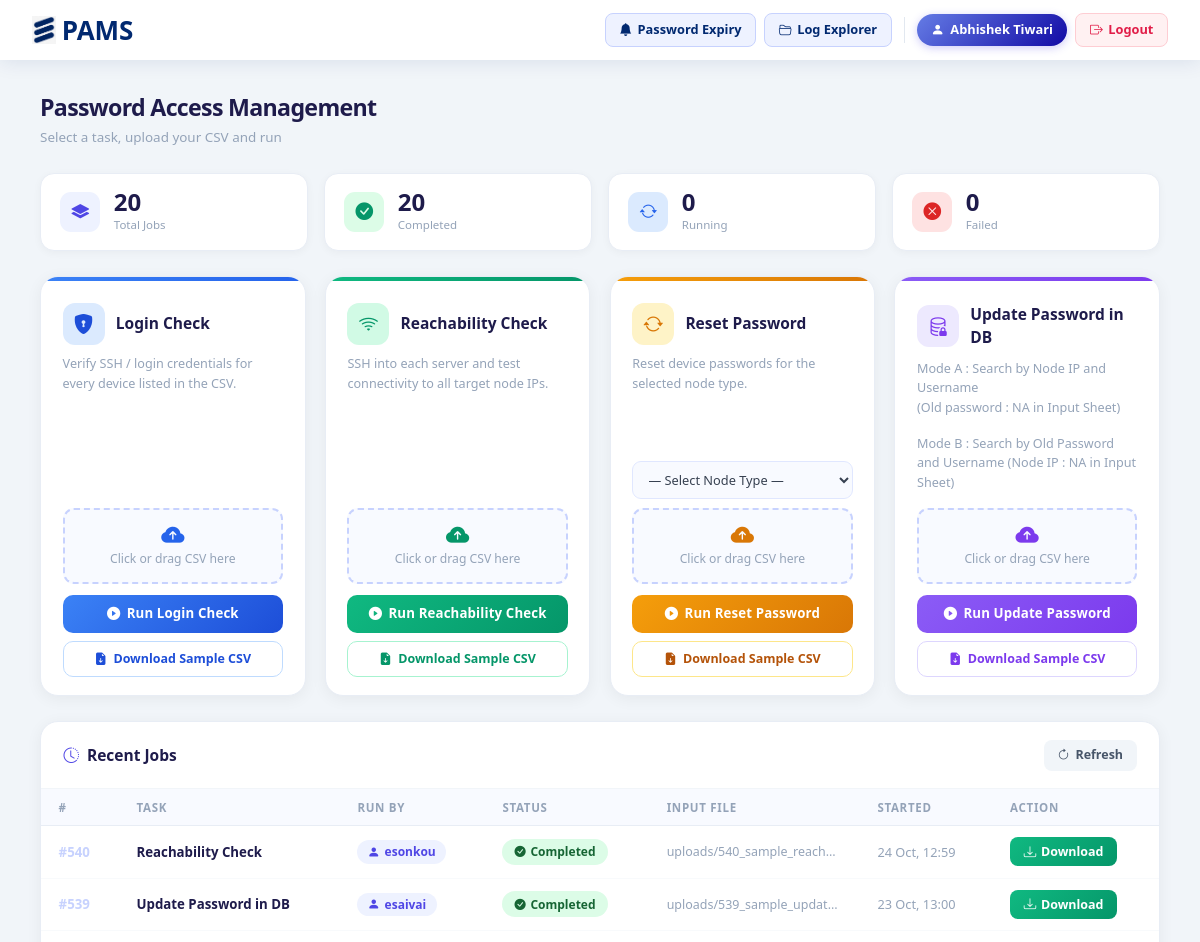
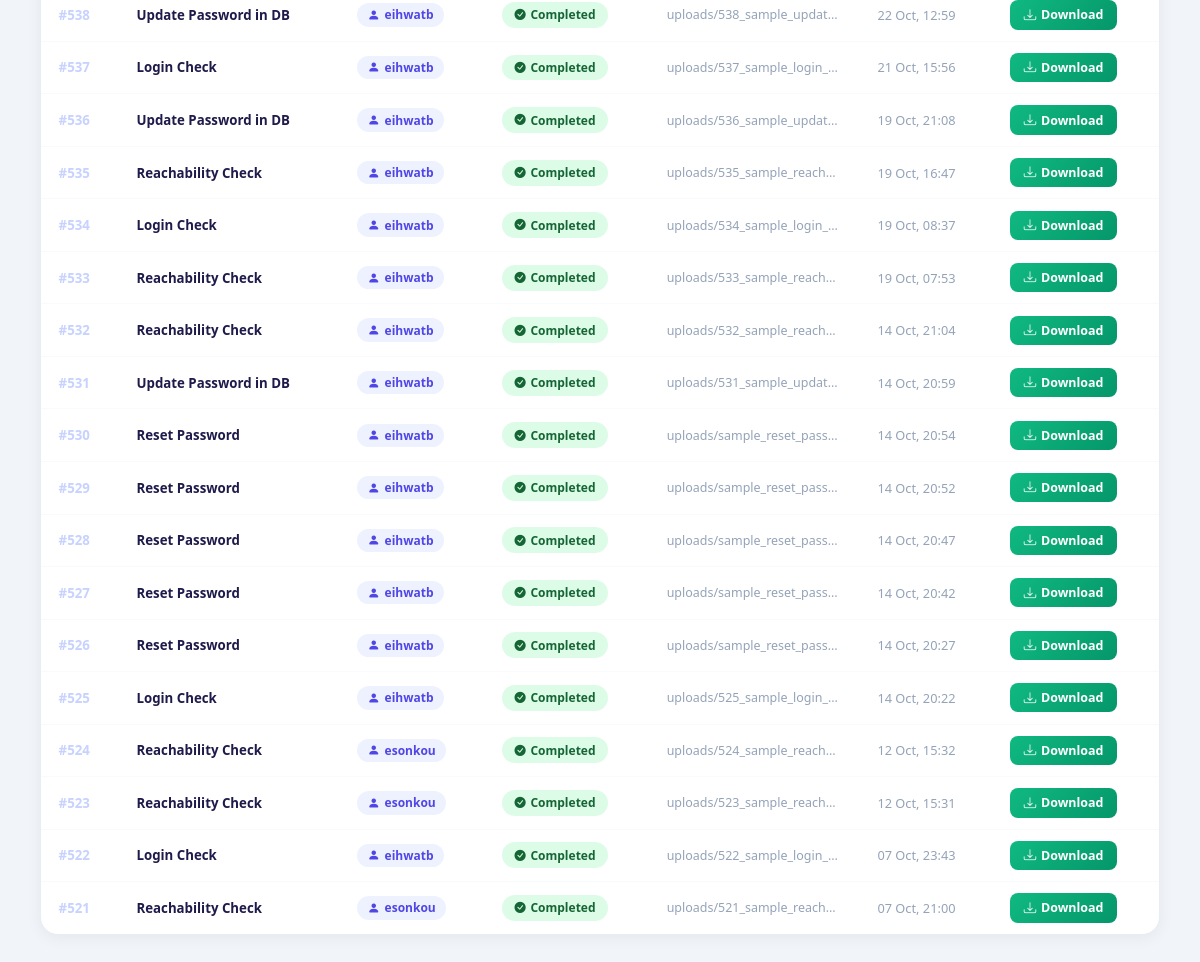
Screenshot of / (signed in) with the database file from the repository (2 pictures, top to bottom).
### dashboard/models.py (models this page shows, shortened)
class TaskJob(models.Model):
    STATUS_CHOICES = [
        ('pending',   'Pending'),
        ('running',   'Running'),
        ('completed', 'Completed'),
        ('failed',    'Failed'),
        ('terminated', 'Terminated'),
    ]
    user         = models.ForeignKey(User, on_delete=models.CASCADE, related_name='jobs')
    task_type    = models.CharField(max_length=100)
    status       = models.CharField(max_length=20, choices=STATUS_CHOICES, default='pending')
    input_file   = models.FileField(upload_to='uploads/')
    output_file  = models.FileField(upload_to='outputs/', null=True, blank=True)
    error_message = models.TextField(blank=True)
    retry_count  = models.IntegerField(default=0)
    duration_seconds = models.IntegerField(null=True, blank=True)
    created_at   = models.DateTimeField(auto_now_add=True)
    completed_at = models.DateTimeField(null=True, blank=True)
    process_pid   = models.IntegerField(null=True, blank=True)
    terminated_at = models.DateTimeField(null=True, blank=True)
    terminated_by = models.ForeignKey(
        User, null=True, blank=True,
        on_delete=models.SET_NULL, related_name='terminated_jobs'
    )
    class Meta:
        ordering = ['-created_at']
    @property
    def task_type_display(self):
        mapping = {
            'login_check': 'Login Check',
            'reachability_check': 'Reachability Check',
            'reset_password': 'Reset Password',
            'update_password': 'Update Password in DB',
        }
        return mapping.get(self.task_type, self.task_type.replace('_', ' ').title())

### dashboard/views.py (the view)
# urls.py: path('',           views.dashboard, name='dashboard'),
@login_required
def dashboard(request):
    if request.user.is_staff:
        recent_jobs = TaskJob.objects.all().order_by('-created_at')[:20]
    else:
        recent_jobs = TaskJob.objects.filter(user=request.user).order_by('-created_at')[:10]
    task_display_map = {
        'login_check':        'Login Check',
        'reachability_check': 'Reachability Check',
        'reset_password':     'Reset Password',
        'update_password':    'Update Password in DB',
    }
    for k, v in settings.TASK_CONFIG.items():
        task_display_map.setdefault(k, v.get('label', k))
    for job in recent_jobs:
        job.display_name = task_display_map.get(job.task_type, job.task_type.replace('_', ' ').title())
    return render(request, 'dashboard/dashboard.html', {
        'recent_jobs':      recent_jobs,
        'task_choices':     _task_choices(),
        'task_display_map': task_display_map,
    })

### dashboard/templates/dashboard/dashboard.html (shortened to what this page needs)
{% extends 'dashboard/base.html' %}
{% block content %}
<div class="ph">
    <div>
        <div class="ph-title">Password Access Management</div>
        <div class="ph-sub">Select a task, upload your CSV and run</div>
    </div>
</div>
<div class="stat-strip">
    {% with total=recent_jobs|length %}
    {% with comp=recent_jobs|length %}
    <div class="stat-box">
        <div class="stat-ico" style="background:#eef2ff;color:#4f46e5"><i class="bi bi-layers-fill"></i></div>
        <div><div class="stat-num">{{ total }}</div><div class="stat-lbl">Total Jobs</div></div>
    </div>
    <div class="stat-box">
        <div class="stat-ico" style="background:#dcfce7;color:#059669"><i class="bi bi-check-circle-fill"></i></div>
        <div><div class="stat-num" id="stat-completed">–</div><div class="stat-lbl">Completed</div></div>
    </div>
    <div class="stat-box">
        <div class="stat-ico" style="background:#dbeafe;color:#2563eb"><i class="bi bi-arrow-repeat"></i></div>
        <div><div class="stat-num" id="stat-running">–</div><div class="stat-lbl">Running</div></div>
    </div>
    <div class="stat-box">
        <div class="stat-ico" style="background:#fee2e2;color:#dc2626"><i class="bi bi-x-circle-fill"></i></div>
        <div><div class="stat-num" id="stat-failed">–</div><div class="stat-lbl">Failed</div></div>
    </div>
    {% endwith %}{% endwith %}
</div>
<div class="task-grid">
    {% if access.cards.login_check %}
    <div class="tcard c-blue">
        <div class="tcard-stripe"></div>
        <div class="tcard-body">
            <div class="tcard-head">
                <div class="tcard-ico"><i class="bi bi-shield-lock-fill"></i></div>
                <span class="tcard-name">Login Check</span>
            </div>
            <p class="tcard-desc">Verify SSH / login credentials for every device listed in the CSV.</p>
            <form method="post" action="{% url 'dashboard:login_check' %}" enctype="multipart/form-data">
                <label class="dz-card" ondragover="ev(event)" ondrop="drop(event,this)">
                    <i class="bi bi-cloud-arrow-up-fill dz-up-icon"></i>
                    <span class="dz-txt file-name">Click or drag CSV here</span>
                </label>
                <button type="submit" class="btn-run">
                    <i class="bi bi-play-circle-fill"></i> Run Login Check
                </button>
            </form>
            <a href="{% url 'dashboard:download_sample' 'login_check' %}" class="btn-sample">
                <i class="bi bi-file-earmark-arrow-down-fill"></i> Download Sample CSV
            </a>
        </div>
    </div>
    {% endif %}
    {% if access.cards.reachability_check %}
    <div class="tcard c-green">
        <div class="tcard-stripe"></div>
        <div class="tcard-body">
            <div class="tcard-head">
                <div class="tcard-ico"><i class="bi bi-wifi"></i></div>
                <span class="tcard-name">Reachability Check</span>
            </div>
            <p class="tcard-desc">SSH into each server and test connectivity to all target node IPs.</p>
            <form method="post" action="{% url 'dashboard:reachability_check' %}" enctype="multipart/form-data">
                <label class="dz-card" ondragover="ev(event)" ondrop="drop(event,this)">
                    <i class="bi bi-cloud-arrow-up-fill dz-up-icon"></i>
                    <span class="dz-txt file-name">Click or drag CSV here</span>
                </label>
                <button type="submit" class="btn-run">
                    <i class="bi bi-play-circle-fill"></i> Run Reachability Check
                </button>
            </form>
            <a href="{% url 'dashboard:download_sample' 'reachability_check' %}" class="btn-sample">
                <i class="bi bi-file-earmark-arrow-down-fill"></i> Download Sample CSV
            </a>
        </div>
    </div>
    {% endif %}
    {% if access.cards.reset_password %}
    <div class="tcard c-amber">
        <div class="tcard-stripe"></div>
        <div class="tcard-body">
            <div class="tcard-head">
                <div class="tcard-ico"><i class="bi bi-arrow-repeat"></i></div>
                <span class="tcard-name">Reset Password</span>
            </div>
            <p class="tcard-desc">Reset device passwords for the selected node type.</p>
            <form method="post" action="{% url 'dashboard:reset_password' %}" enctype="multipart/form-data">
                <select name="node_type" class="nt-select" required>
                    <option value="" disabled selected>— Select Node Type —</option>
                </select>
                <label class="dz-card" ondragover="ev(event)" ondrop="drop(event,this)">
                    <i class="bi bi-cloud-arrow-up-fill dz-up-icon"></i>
                    <span class="dz-txt file-name">Click or drag CSV here</span>
                </label>
                <button type="submit" class="btn-run">
                    <i class="bi bi-play-circle-fill"></i> Run Reset Password
                </button>
            </form>
            <a href="{% url 'dashboard:download_sample' 'reset_password' %}" class="btn-sample">
                <i class="bi bi-file-earmark-arrow-down-fill"></i> Download Sample CSV
            </a>
        </div>
    </div>
    {% endif %}
    {% if access.cards.update_password %}
    <div class="tcard c-purple">
        <div class="tcard-stripe"></div>
        <div class="tcard-body">
            <div class="tcard-head">
                <div class="tcard-ico"><i class="bi bi-database-lock"></i></div>
                <span class="tcard-name">Update Password in DB</span>
            </div>
            <p class="tcard-desc">Mode A : Search by Node IP and Username<br>(Old password : NA in Input Sheet)</p>
            <p class="tcard-desc">Mode B : Search by Old Password and Username (Node IP : NA in Input Sheet)</p>
            <form method="post" action="{% url 'dashboard:update_password' %}" enctype="multipart/form-data">
                <label class="dz-card" ondragover="ev(event)" ondrop="drop(event,this)">
                    <i class="bi bi-cloud-arrow-up-fill dz-up-icon"></i>
                    <span class="dz-txt file-name">Click or drag CSV here</span>
                </label>
                <button type="submit" class="btn-run">
                    <i class="bi bi-play-circle-fill"></i> Run Update Password
                </button>
            </form>
            <a href="{% url 'dashboard:download_sample' 'update_password' %}" class="btn-sample">
                <i class="bi bi-file-earmark-arrow-down-fill"></i> Download Sample CSV
            </a>
        </div>
    </div>
    {% endif %}
</div>
<div class="jobs-card">
    <div class="jobs-head">
        <span class="jobs-head-title">
            <i class="bi bi-clock-history" style="color:#4f46e5"></i>
            Recent Jobs
        </span>
        <button class="btn-refresh" onclick="location.reload()">
            <i class="bi bi-arrow-clockwise"></i> Refresh
        </button>
    </div>
    {% if recent_jobs %}
    <div style="overflow-x:auto">
        <table class="jtable">
            <thead>
                <tr>
                    <th>#</th><th>Task</th><th>Run By</th>
                    <th>Status</th><th>Input File</th><th>Started</th><th>Action</th>
                </tr>
            </thead>
            <tbody>
            {% for job in recent_jobs %}
            <tr id="job-row-{{ job.pk }}">
                <td class="job-id">#{{ job.pk }}</td>
                <td class="job-task">{{ job.task_type_display}}</td>
                <td><span class="user-tag"><i class="bi bi-person-fill"></i>{{ job.user.username }}</span></td>
                <td>
                    <span class="badge-pill bp-{{ job.status }}" id="status-{{ job.pk }}">
                        {% if job.status == 'running' %}
                        <span class="spinner-border" style="width:0.55rem;height:0.55rem;border-width:2px"></span>
                        {% elif job.status == 'completed' %}<i class="bi bi-check-circle-fill" style="font-size:0.7rem"></i>
                        {% elif job.status == 'failed' %}<i class="bi bi-x-circle-fill" style="font-size:0.7rem"></i>
                        {% elif job.status == 'pending' %}<i class="bi bi-hourglass-split" style="font-size:0.7rem"></i>
                        {% endif %}
                        {{ job.status|title }}
                    </span>
                </td>
                <td class="file-cell" title="{{ job.input_file.name }}">{{ job.input_file.name|default:'-' }}</td>
                <td class="time-cell">{{ job.created_at|date:"d M, H:i" }}</td>
                <td id="action-{{ job.pk }}">
                    {% if job.status == 'completed' and job.output_file %}
                    <a href="{% url 'dashboard:download_output' job.pk %}" class="btn-dl">
                        <i class="bi bi-download"></i> Download
                    </a>
                    {% endif %}
                </td>
            </tr>
            {% endfor %}
            </tbody>
        </table>
    </div>
    {% else %}
    <div class="empty-state">
        <i class="bi bi-inbox"></i>
        <p>No jobs yet — submit a task above to get started.</p>
    </div>
    {% endif %}
</div>
{% endblock %}

### dashboard/templates/dashboard/base.html (shortened to what this page needs)
﻿{% load static %}
<!DOCTYPE html>
<html lang="en">
<head>
    <link href="https://cdn.jsdelivr.net/npm/bootstrap@5.3.0/dist/css/bootstrap.min.css" rel="stylesheet">
    <link href="https://cdn.jsdelivr.net/npm/bootstrap-icons@1.11.0/font/bootstrap-icons.css" rel="stylesheet">
</head>
<body>
{% if user.is_authenticated %}
<header class="topbar">
    <a class="topbar-brand" href="{% url 'dashboard:dashboard' %}">
        <span class="brand-logo">
            <img src="{% static 'img/logo.png' %}" alt="Ericsson Logo">
        </span>
        <span>PAMS</span>
    </a>
    <div class="topbar-right">
        {% if access.can_view_password_expiry %}
        <a href="{% url 'dashboard:password_expiry_table' %}"
           class="tb-btn tb-btn-indigo {% if request.resolver_match.url_name == 'password_expiry_table' %}active{% endif %}">
            <i class="bi bi-bell-fill"></i> Password Expiry
        </a>
        {% endif %}
        {% if access.can_view_log_explorer %}
        <a href="{% url 'dashboard:log_explorer' %}"
           class="tb-btn tb-btn-indigo {% if request.resolver_match.url_name == 'log_explorer' %}active{% endif %}">
            <i class="bi bi-folder2-open"></i> Log Explorer
        </a>
        {% endif %}
        <span class="user-chip">
            <i class="bi bi-person-fill"></i>
            {{ user.get_full_name|default:user.username }}
        </span>
        <a href="{% url 'dashboard:logout' %}" class="tb-btn tb-btn-red">
            <i class="bi bi-box-arrow-right"></i> Logout
        </a>
    </div>
</header>
<div class="page-wrap" style="margin-top: var(--nav-h);">
{% endif %}
{% block content %}{% endblock %}
{% if user.is_authenticated %}</div>{% endif %}
</body>
</html>

### rows the page displays
TaskJob: pk "540", task_type_display "Reachability Check", user.username "esonkou", status "Completed", input_file.name "uploads/540_sample_reach…", created_at "24 Oct, 12:59", shows "Download"
TaskJob: pk "539", task_type_display "Update Password in DB", user.username "esaivai", status "Completed", input_file.name "uploads/539_sample_updat…", created_at "23 Oct, 13:00", shows "Download"
TaskJob: pk "538", task_type_display "Update Password in DB", user.username "eihwatb", status "Completed", input_file.name "uploads/538_sample_updat…", created_at "22 Oct, 12:59", shows "Download"
TaskJob: pk "537", task_type_display "Login Check", user.username "eihwatb", status "Completed", input_file.name "uploads/537_sample_login_…", created_at "21 Oct, 15:56", shows "Download"
TaskJob: pk "536", task_type_display "Update Password in DB", user.username "eihwatb", status "Completed", input_file.name "uploads/536_sample_updat…", created_at "19 Oct, 21:08", shows "Download"
TaskJob: pk "535", task_type_display "Reachability Check", user.username "eihwatb", status "Completed", input_file.name "uploads/535_sample_reach…", created_at "19 Oct, 16:47", shows "Download"
TaskJob: pk "534", task_type_display "Login Check", user.username "eihwatb", status "Completed", input_file.name "uploads/534_sample_login_…", created_at "19 Oct, 08:37", shows "Download"
TaskJob: pk "533", task_type_display "Reachability Check", user.username "eihwatb", status "Completed", input_file.name "uploads/533_sample_reach…", created_at "19 Oct, 07:53", shows "Download"
TaskJob: pk "532", task_type_display "Reachability Check", user.username "eihwatb", status "Completed", input_file.name "uploads/532_sample_reach…", created_at "14 Oct, 21:04", shows "Download"
TaskJob: pk "531", task_type_display "Update Password in DB", user.username "eihwatb", status "Completed", input_file.name "uploads/531_sample_updat…", created_at "14 Oct, 20:59", shows "Download"
TaskJob: pk "530", task_type_display "Reset Password", user.username "eihwatb", status "Completed", input_file.name "uploads/sample_reset_pass…", created_at "14 Oct, 20:54", shows "Download"
TaskJob: pk "529", task_type_display "Reset Password", user.username "eihwatb", status "Completed", input_file.name "uploads/sample_reset_pass…", created_at "14 Oct, 20:52", shows "Download"
TaskJob: pk "528", task_type_display "Reset Password", user.username "eihwatb", status "Completed", input_file.name "uploads/sample_reset_pass…", created_at "14 Oct, 20:47", shows "Download"
TaskJob: pk "527", task_type_display "Reset Password", user.username "eihwatb", status "Completed", input_file.name "uploads/sample_reset_pass…", created_at "14 Oct, 20:42", shows "Download"
TaskJob: pk "526", task_type_display "Reset Password", user.username "eihwatb", status "Completed", input_file.name "uploads/sample_reset_pass…", created_at "14 Oct, 20:27", shows "Download"
TaskJob: pk "525", task_type_display "Login Check", user.username "eihwatb", status "Completed", input_file.name "uploads/525_sample_login_…", created_at "14 Oct, 20:22", shows "Download"
TaskJob: pk "524", task_type_display "Reachability Check", user.username "esonkou", status "Completed", input_file.name "uploads/524_sample_reach…", created_at "12 Oct, 15:32", shows "Download"
TaskJob: pk "523", task_type_display "Reachability Check", user.username "esonkou", status "Completed", input_file.name "uploads/523_sample_reach…", created_at "12 Oct, 15:31", shows "Download"
TaskJob: pk "522", task_type_display "Login Check", user.username "eihwatb", status "Completed", input_file.name "uploads/522_sample_login_…", created_at "07 Oct, 23:43", shows "Download"
TaskJob: pk "521", task_type_display "Reachability Check", user.username "esonkou", status "Completed", input_file.name "uploads/521_sample_reach…", created_at "07 Oct, 21:00", shows "Download"

### other values shown
{{ user.get_full_name|default:user.username }} "Abhishek Tiwari"
{{ total }} "20"
